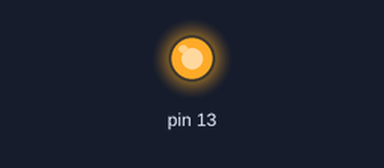
Recording of a sketch running on a simulated Arduino Uno, built with avr-gcc and run on an emulated ATmega328P. Shown: output pins drawn as LEDs (lit = HIGH).

Above: at 8.85 s.
At 39.7 s:
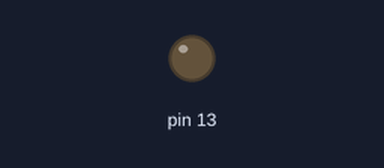
Timing chart, 0 to 40.0 s (numbered marks = the images above):
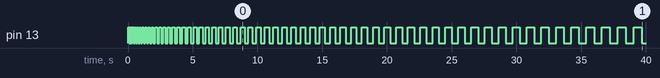

The sketch:

led.ino
```cpp
void setup() {
  // put your setup code here, to run once:
  pinMode(13,OUTPUT);
  int u;
}

void loop() {
  int u;
  // put your main code here, to run repeatedly:
   for (u=1; u<=100; u++){
       digitalWrite(13,HIGH);
       delay(10*u);
       digitalWrite(13,LOW);
       delay(10*u);
   }
}
```

Measured:
- by itself, pin 13: repeats every 0.03 s: LOW 0.01 s, HIGH 0.02 s, until it stays LOW from 39.7 s
